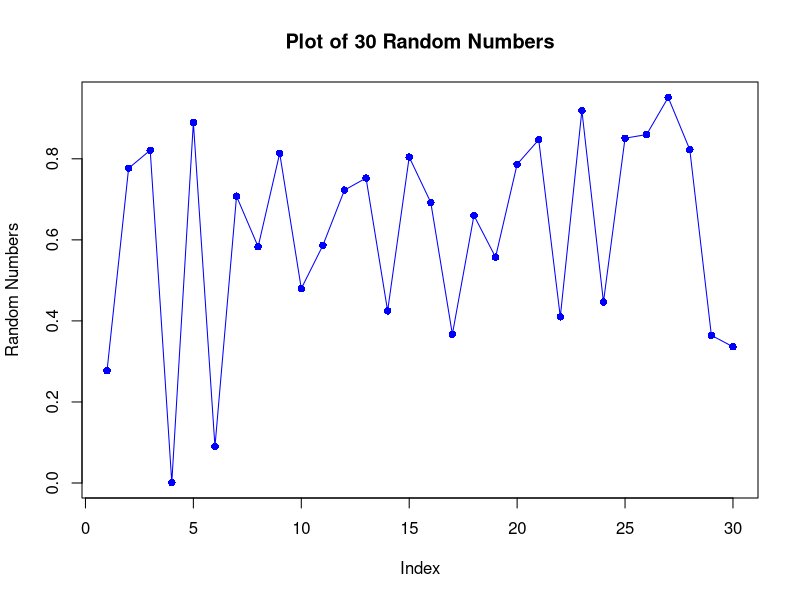
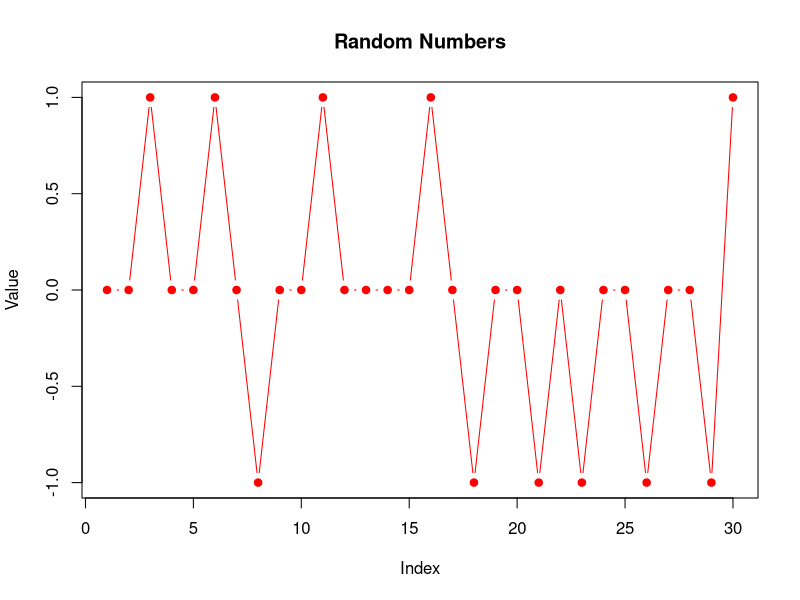

These figures' R source, in order:
# Generat a list of random numbers:
#runif -> 30

random_numbers <- runif(30)

# Plot the random numbers
plot(random_numbers, type = "o", pch = 16, col = "blue",
     xlab = "Index", ylab = "Random Numbers",
     main = "Plot of 30 Random Numbers")

#rnorm -> 30

set.seed(123)  # Set seed for reproducibility
random_numbers <- as.integer(rnorm(30))

# Plot the random numbers
plot(random_numbers, type = "b", pch = 19, col = "red",
     xlab = "Index", ylab = "Value", main = "Random Numbers")

